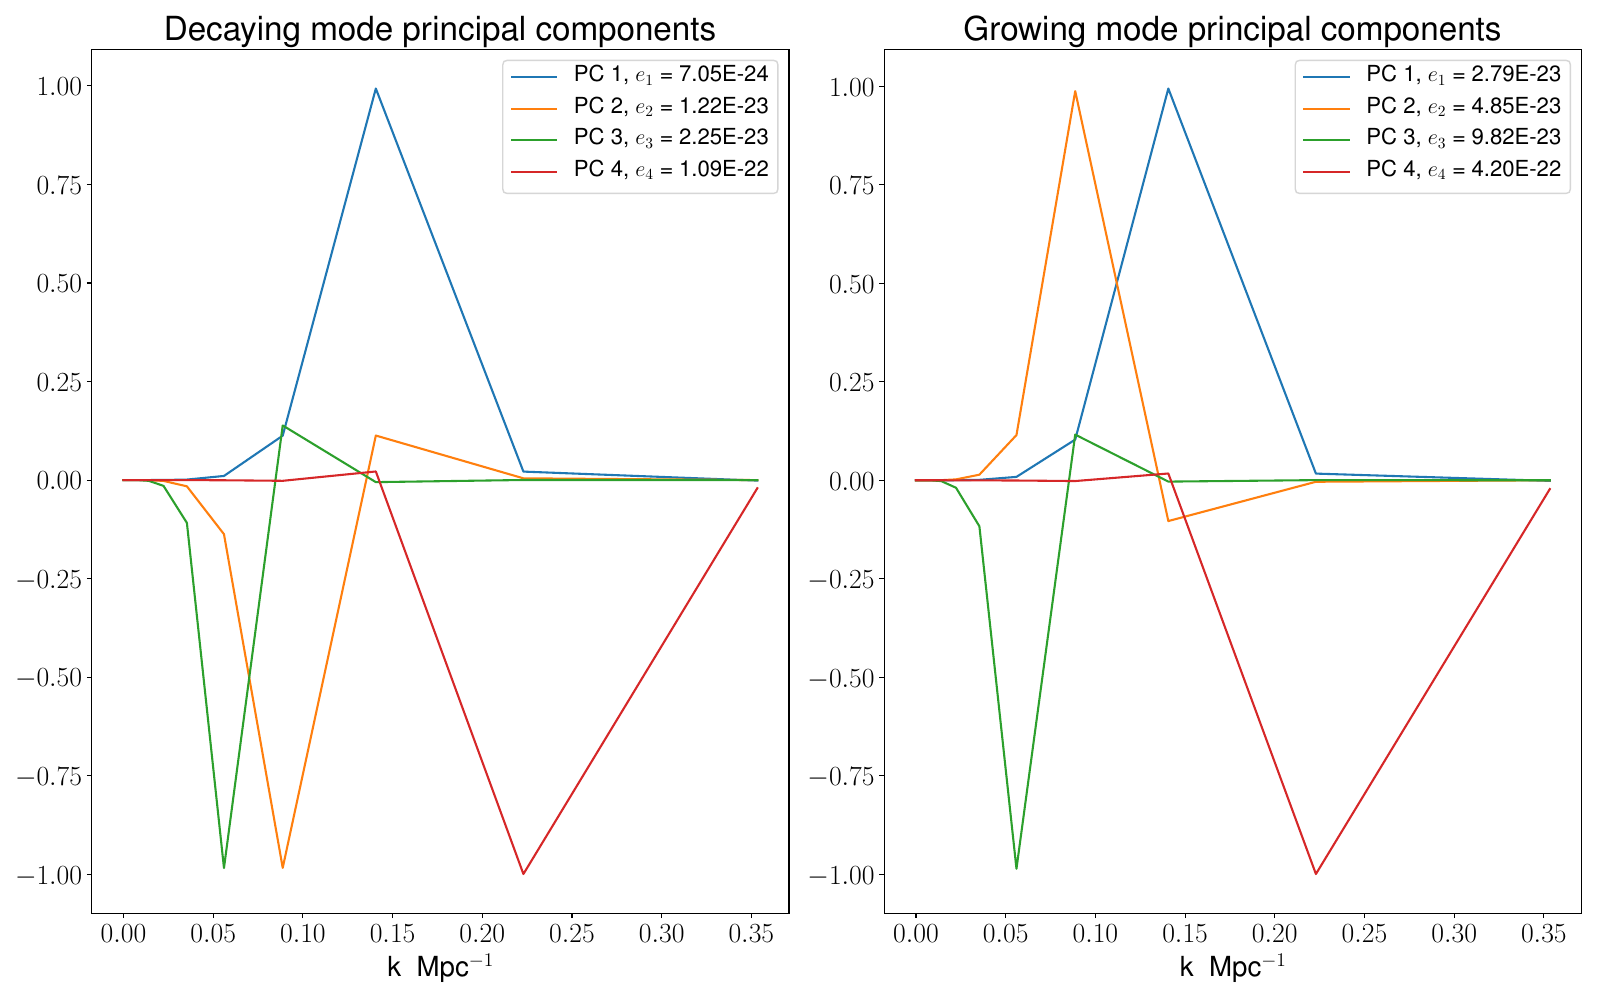

Source code (Python):
import matplotlib.pyplot as plt
from matplotlib.colors import LogNorm
from matplotlib import colors, ticker, cm
import numpy as np
import sys
from matplotlib import cm
from matplotlib import rc
rc('font',**{'family':'sans-serif','sans-serif':['Helvetica']})
rc('text', usetex=True)

renorm = False
#Import ks

ks_arr = np.load("../Data/G_Data/karr_numks20.npy")
ks_full = ks_arr[0]
ks_bins = ks_arr[1]
ks_power = ks_full[ks_bins]

#Import fishers and compute cov

if renorm == False : 
    Dcov_20_1_TE_y = np.linalg.inv(np.load("../Data/D_Data/fish_numks20_fsky1.00_TE_noiseY.npy"))
elif renorm == True : 
    Dcov_20_1_TE_y = np.linalg.inv(np.load("../Data/D_Data/fish_numks20_fsky1.00_TE_noiseY_R.npy"))

Gcov_20_1_TE_y = np.linalg.inv(np.load("../Data/G_Data/fish_numks20_fsky1.00_TE_noiseY.npy"))

#PCA

def cov_to_order_eigen(cov) : 
    evals, evecs = np.linalg.eig(cov) 
    idx = evals.argsort()[::1] #-1 for ordering highest value first, +1 for opposite
    evals = evals[idx]
    evecs = evecs[:,idx]
    return evals, evecs

evalsDTEy, evecsDTEy = cov_to_order_eigen(Dcov_20_1_TE_y)
evalsGTEy, evecsGTEy = cov_to_order_eigen(Gcov_20_1_TE_y) 

fig, ax = plt.subplots(nrows = 1, ncols = 2, figsize = (16,10))

for index in range(0,4):
    ax[0].plot(ks_power, evecsDTEy[:,index], label = r'PC %i, $e_%i$ = %.2E' %(index+1, index+1, evalsDTEy[index]))
    ax[0].set_title(r'Decaying mode principal components', fontsize = 24)
    ax[0].legend(fontsize = 16)
    ax[0].set_xlabel(r"k \ Mpc$^{-1}$", fontsize = 20)
    ax[0].tick_params('both', labelsize = 20)
    ax[1].plot(ks_power, evecsGTEy[:,index], label = r'PC %i, $e_%i$ = %.2E' %(index+1, index+1, evalsGTEy[index]))
    ax[1].set_title(r'Growing mode principal components', fontsize = 24)
    ax[1].legend(fontsize = 16)
    ax[1].set_xlabel(r"k \ Mpc$^{-1}$", fontsize = 20)
    ax[1].tick_params('both', labelsize = 20)

plt.tight_layout()
plt.savefig('pca_new.pdf')
plt.show()
